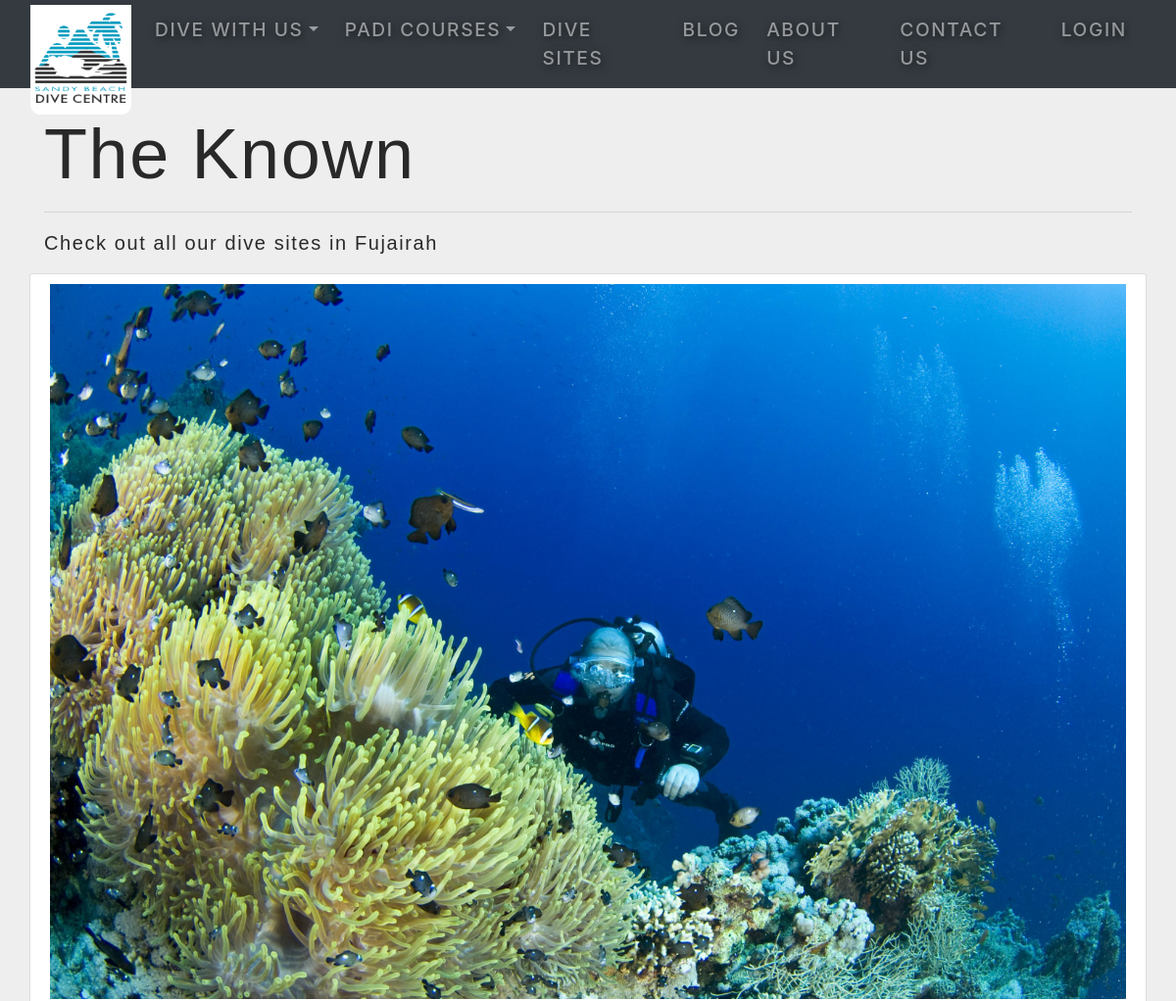
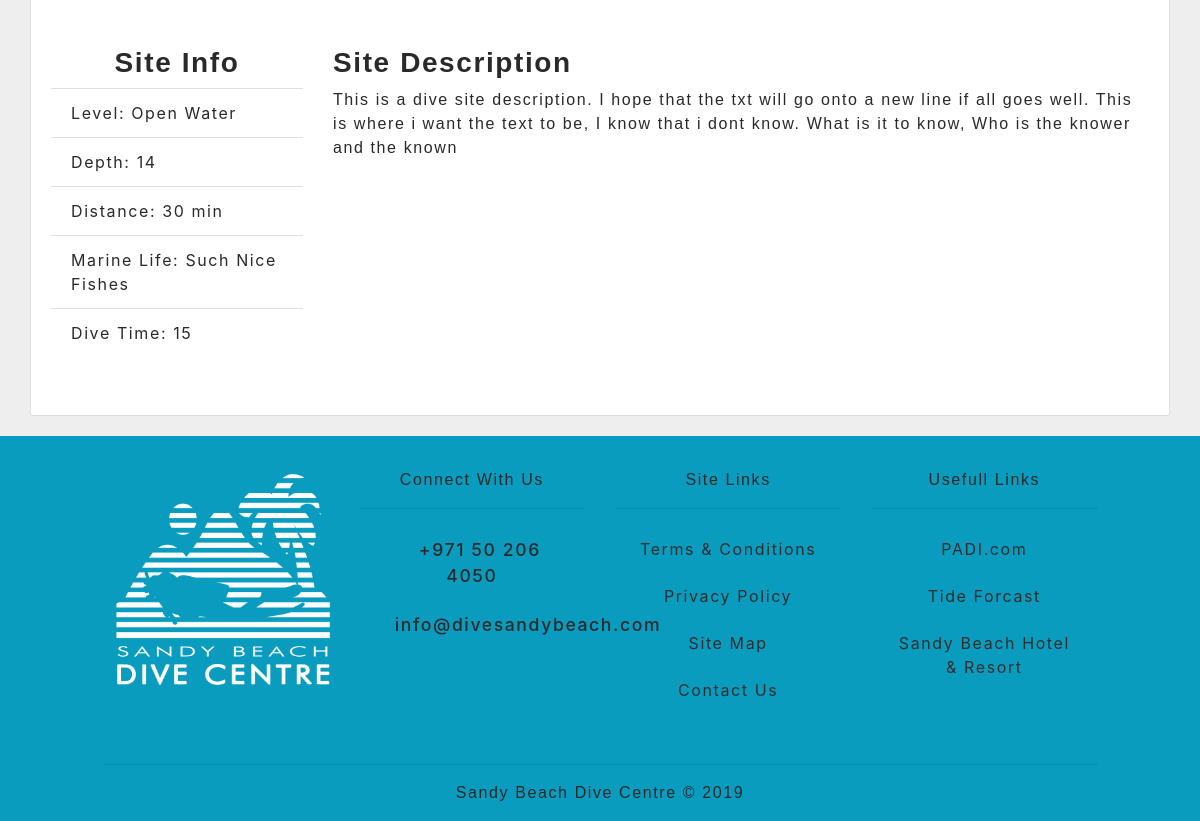
The page /fujairah-dive-sites/the-known on the database its author committed (2 pictures, top to bottom).
### flaskblog/sites/models.py (models this page shows, shortened)
class Site(db.Model):
    id = db.Column(db.Integer, primary_key=True)
    sitename = db.Column(db.String(100))
    level = db.Column(db.String(100))
    dive_time = db.Column(db.String(100))
    depth = db.Column(db.String(100))
    slug = db.Column(db.String(100))
    distance = db.Column(db.String(100))
    marine_life = db.Column(db.Text)
    description = db.Column(db.Text)
    map_image = db.Column(db.String(100), default='default_map.jpg')

### flaskblog/sites/routes.py (the view)
@sites.route('/fujairah-dive-sites/<string:slug>')
def dive_site(slug):
    site = Site.query.filter_by(slug=slug).first_or_404()
    return render_template('sites/dive_site.html', site=site, title=site.sitename)

### flaskblog/templates/sites/dive_site.html (shortened to what this page needs)
{% extends 'layout.html' %}
{% block main %}
    <section id="sites-heading">
        <div class="jumbrotron-fluid">
            <div class="container">
                <h1 class="display-3 mt-4">{{ site.sitename }}</h1>
                <hr>
                <p class="lead">Check out all our dive sites in Fujairah</p>
            </div>
        </div>
    </section>
    <div class="container content-section">
        <img src="{{ url_for('static', filename='uploads/maps/') + site.map_image }}" class="img-fluid" alt="...">
        <div class="row my-5">
            <div class="col-md-3">
                <h3 class="text-center">Site Info</h3>
                <ul class="site-info list-group list-group-flush">
                    <li class="list-group-item">Level: {{ site.level }}</li>
                    <li class="list-group-item">Depth: {{ site.depth }}</li>
                    <li class="list-group-item">Distance: {{ site.distance }} min</li>
                    <li class="list-group-item">Marine Life: {{ site.marine_life }}</li>
                    <li class="list-group-item">Dive Time: {{ site.dive_time }}</li>
                </ul>
            </div>
            <div class="col-md-9">
                <h3 class="">Site Description</h3>
                <p>{{ site.description }}</p>
            </div>
        </div>
    </div>
{% endblock %}

### flaskblog/static/css/main.css (style rules this page uses)
body { background-color: black; }
*, *::before, *::after { padding: 0; margin: 0; box-sizing: inherit; list-style: none; text-decoration: none; }
body { color: #292929; box-sizing: border-box; letter-spacing: 0.1rem; font-style: normal; background-color: #eee; overflow-x: hidden; }
h1, h2, h3, h4, h5, h6 { font-family: futura-pt, sans-serif; font-weight: 700; font-style: normal; }
p { font-family: montserrat, sans-serif; }
.content-section { background: #ffffff; padding: 10px 20px; border: 1px solid #dddddd; border-radius: 3px; margin-bottom: 20px; margin-top: 10px; }

### rows shown on the page
Site: sitename "The Known", map_image (picture), level "Open Water", depth "14", distance "30", marine_life "Such Nice Fishes", dive_time "15", description "This is a dive site description. I hope that the txt will go onto a new line if all goes well. This is where i want the text to be, I know that i dont know. What is it to know, Who is the knower and the known"
